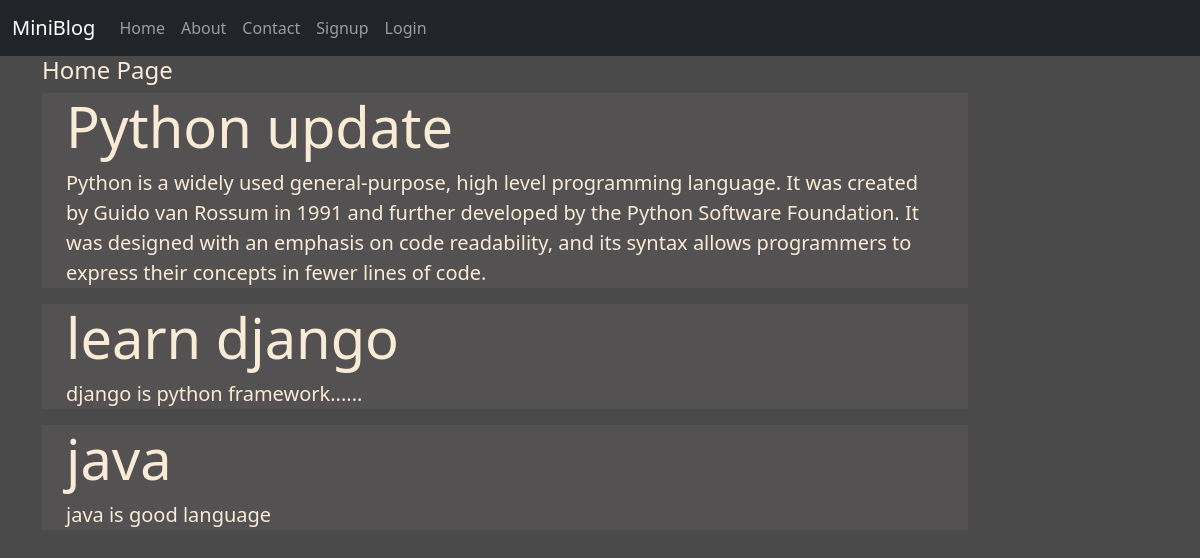
The page / on the database its author committed.
### app2/models.py (models this page shows, shortened)
class Post(models.Model):
      title=models.CharField(max_length=100)
      desc=models.TextField()

### app2/views.py (the view)
# urls.py: path('' , views.home),
def home(request):
    posts=Post.objects.all()
    return render(request,'home.html',{'posts':posts})

### app2/templates/home.html
{% extends 'base.html' %}
{% load static %}
{% block content %}
<div class="col-sm-10">
    <h4>  Home Page </h4>
   {% for post in posts %}
    <div class="jumbotron jumbotron-fluid jumbo-color">
    <div class="container">
    <h1 class="display-4 font-weight-bold">{{ post.title }} </h1>
    <p class="lead"> {{ post.desc }}</p>
    </div>
    </div>
    {% endfor %}
</div>
{% endblock content %}

### app2/static/css/style.css (style rules this page uses)
body { background-color: rgb(75,74,74); color: antiquewhite; }
.jumbo-color { background-color: rgb(83,81,81); }

### rows shown on the page
Post: title "Python update", desc "Python is a widely used general-purpose, high level programming language. It was created by Guido van Rossum in 1991 and further developed by the Python Software Foundation. It was designed with an emphasis on code readability, and its syntax allows programmers to express their concepts in fewer lines of code."
Post: title "learn django", desc "django is python framework......"
Post: title "java", desc "java is good language"
